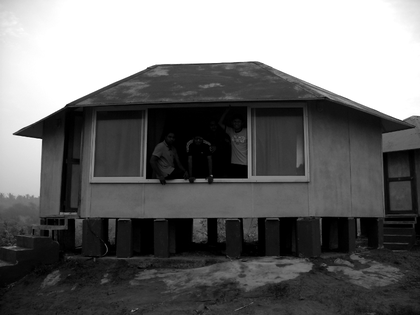
%> input picture ECE253/P2/data/beach.png, 420 x 315 px, shrunk from 800 x 600 before the run
$ octave HW2_main.m   (GNU Octave 9; MATLAB toolbox functions it lacks are replaced by stand-ins)
%> lines starting %> are read from the running program, lines starting %| are printed output that depends on the picture; in (x1, y1, x2, y2) boxes, pixels count from 0 and x2, y2 are one past the last pixel; in counts of white or black regions, pixels touching at a corner belong together; the program's own positions count from 1
### ECE253/P2/data/AHE_func.m
function Im_1 = AHE_func(Im_1, W_size)
N=(W_size-1)/2;
[m,n]=size(Im_1);
%pre-requirement
Im_11=padarray(Im_1,[N,N],'symmetric');
for i=1+N:m+N
    for j=1+N:n+N
        region=Im_11(i-N:i+N,j-N:j+N);
        rank=sum(sum(region<Im_11(i,j)));
        Im_1(i-N,j-N)=rank*255/(2*N+1)^2;
    end
end

### ECE253/P2/data/HW2_main.m
%problem1
Im_1=imread('beach.png');
%> Im_1 is the input picture: size 315x420 uint8; min 0, max 255, mean 110.1
%original
figure(1)
imshow(Im_1)
title('original')
%HE
figure(2)
Im_1=histeq(Im_1);
subplot(2,2,1)
imshow(Im_1)
title('simple HE')
% [23 lines of commented-out code are left out]
Im_2=imread('beach.png');
Im_2=AHE_func(Im_2,33);
%> after the loop in AHE_func, `for i=1+N:m+N`:
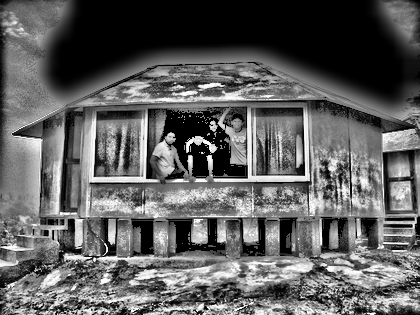
%> Im_1: size 315x420 uint8; min 0, max 255, mean 95.5
subplot(2,2,2)
imshow(Im_2)
title('AHE & winsize=33')
%win_size=65
Im_3=imread('beach.png');
Im_3=AHE_func(Im_3,65);
%> call 2 of AHE_func, with W_size = 65
%> after the loop in AHE_func (call 2), `for i=1+N:m+N`:
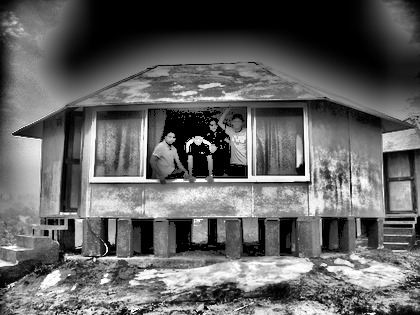
%> Im_1: size 315x420 uint8; min 0, max 255, mean 99.6
subplot(2,2,3)
imshow(Im_3)
title('AHE & winsize=65')
%win_size=129
Im_4=imread('beach.png');
Im_4=AHE_func(Im_4,129);
%> call 3 of AHE_func, with W_size = 129
%> in AHE_func (call 3), `Im_11=padarray(Im_1,[N,N],'symmetric');`:
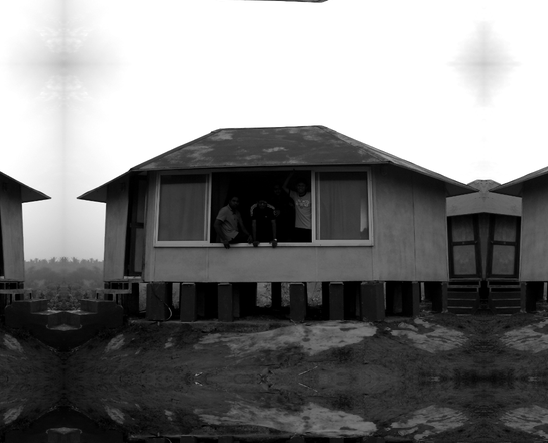
%> Im_11: size 443x548 uint8; min 0, max 255, mean 124.2
%> after the loop in AHE_func (call 3), `for i=1+N:m+N`:
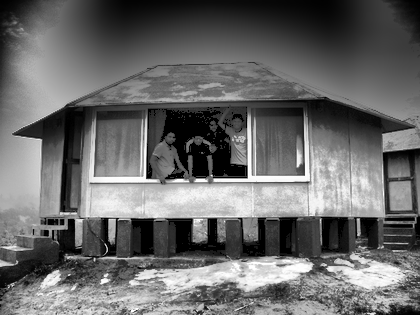
%> Im_1: size 315x420 uint8; min 0, max 255, mean 105.1
subplot(2,2,4)
imshow(Im_4)
title('AHE & winsize=129')

%Problem2
%(i)
Im_circle=imread('circles_lines.jpg');
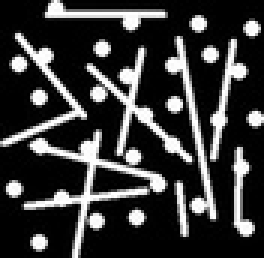
%> input picture ECE253/P2/data/circles_lines.jpg, 88 x 86 px, shrunk from 167 x 163 before the run (shown 3 times larger)
%> Im_circle is the input picture: size 86x88x3 uint8; min 0, max 255, mean 57.1
figure(3)
imshow(Im_circle)
title('original-circles')
Im_circle=rgb2gray(Im_circle);
%> Im_circle: size 86x88 uint8
Im_circle=(Im_circle>125);
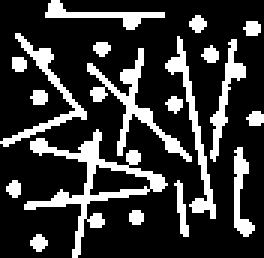
%> Im_circle: size 86x88 logical (shown 3 times larger); 21.9% white; 19 white regions, largest, box (x1, y1, x2, y2) and area: (8, 43, 56, 86) 402, (29, 16, 64, 54) 249, (55, 12, 72, 73) 189
%imshow(Im_circle)
%type is disk, r=5
y_1=imopen(Im_circle,strel('disk',5));
%> y_1: size 86x88 logical; every value is 0
figure(4)
imshow(y_1)
title('image after opening-circles')
[L_1,N_1]=bwlabel(y_1);
%> L_1: size 86x88 double; every value is 0
%> N_1 = 0
for i=1:N_1
    [r,c]=find(L_1==i);
    Mean_r1(i)=mean(r);
    Mean_c1(i)=mean(c);
    Area(i)=length(r);
end
%> this loop made 0 passes
figure(5)
imagesc(L_1)
title('image after labeling-circles')
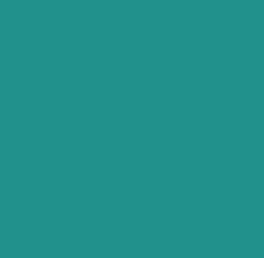
%> displayed picture: size 86x88x3, on the screen's scale of 0 to 255 (shown 3 times larger); mean R, G, B 33, 145, 140
%> (the run ends here)
